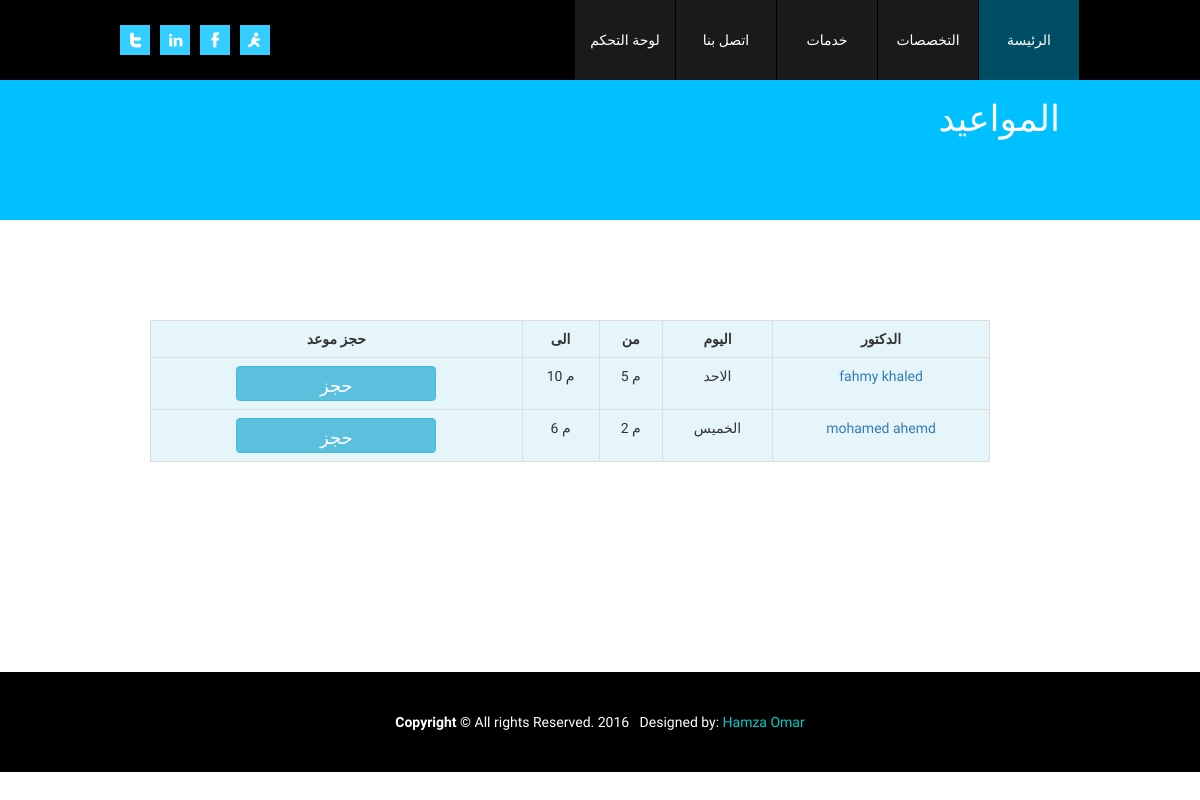
The app's page /sep_details.php?sep=5 with its own data.
### tables this page shows
CREATE TABLE `schedule` (
  `schedule_ID` int(11) NOT NULL,
  `Day` varchar(50) NOT NULL,
  `start` varchar(50) NOT NULL,
  `end` varchar(50) NOT NULL,
  `Date` date NOT NULL,
  `Doc_ID` varchar(11) NOT NULL,
  `Sepc_ID` varchar(11) NOT NULL
);

CREATE TABLE `doctors` (
  `Doc_ID` int(11) NOT NULL,
  `Name` varchar(50) NOT NULL,
  `achievement` text NOT NULL,
  `mobile` int(11) NOT NULL,
  `email` varchar(100) NOT NULL,
  `pic` varchar(200) NOT NULL,
  `Admin_ID` varchar(100) NOT NULL,
  `Sepc_ID` varchar(100) NOT NULL
);

### sep_details.php (the view, shortened to what this page needs)
<!DOCTYPE html PUBLIC "-//W3C//DTD XHTML 1.0 Transitional//EN" "http://www.w3.org/TR/xhtml1/DTD/xhtml1-transitional.dtd">
<html xmlns="http://www.w3.org/1999/xhtml">
<head>
<link href="css/style.css" rel="stylesheet" type="text/css" />
<link href="css/bootstrap.css" rel="stylesheet" type="text/css" />
</head>
 <?PHP include("include/template/header_&_navbar.php");  ?>
<div class="logo-sarch-wrap">
  <div class="logo-search-container">
    <div class="logo">
      <h1>المواعيد</h1>
    </div>
  </div>
</div>
<div class="page-wrapper">
  <div class="portfolio">
     <div style="background-color:rgba(0,153,204,.1); margin-bottom:150px; margin-top:40PX">
          <?PHP
			 mysqli_set_charset($con , 'UTF8');
			 $select_join = "
SELECT * FROM `schedule` JOIN `doctors` JOIN `specialties` WHERE `doctors`.Doc_ID =`schedule`.Doc_ID and
`specialties`.Sepc_ID = `schedule`.Sepc_ID AND `specialties`.Sepc_ID = '".$_SESSION['sepId']."'
			 ";
		$QUERY = mysqli_query($con,$select_join);
		if(mysqli_num_rows($QUERY) >0){
			?>
               <table class="table table-bordered table-hover " width="20%" height="20%">
                <tr>
                <th class="center"> حجز موعد</th>
                <th class="center">الى</th>
                <th class="center">من</th>
                <th class="center">اليوم</th>
                <th class="center">الدكتور</th>
                </tr>
            <?PHP
		while($result = mysqli_fetch_array($QUERY)){
			 ?>
                <tr>
                <td class="center">
                <button class='btn btn-info' id="book_button"><a href="#" id="book">حجز</a></button></td>
                <td class="center"> <?PHP echo $result['end'] ?> </td>
                <td class="center"> <?PHP echo $result['start'] ?> </td>
                <td class="center"> <?PHP echo $result['Day'] ?> </td>
                <td class="center">
             <a href="doctor_details.php?doc=<?PHP echo $result['Doc_ID'] ?>"> <?PHP echo $result['Name'] ?></a></td>
                </tr>
            <?PHP
			 }
			echo ' </table>';
		}
		  ?>
     </div>
    </div>
</div>
<?PHP include("include/template/footer.php");?>
</body>
</html>

### css/style.css (style rules this page uses)
* { margin:0; padding:0; font-family: 'Pontano Sans', sans-serif; }
body { background:#f1f1f1; }
a { text-decoration:none; color:#00c0ff; }
h1 { font-family: 'Oswald', sans-serif; color:#45303f; font-size:22px; font-weight:normal;text-transform:uppercase; }
.logo-sarch-wrap { width:100%; overflow:hidden; background-color:#00c0ff }
.logo-search-container { width:960px; margin:0 auto; height:140px; }
.logo { float:right; width:500px; height:140px; line-height:140px; }
.logo h1 { color:#ffffff; font-size:36px; text-transform:uppercase; font-weight:normal; float:right ; padding-right:20px }
.page-wrapper { width:960px; margin:0 auto; overflow:hidden; }
.portfolio { overflow:hidden; width:900px; padding:30px; background:#ffffff; margin-top:30px; }

### css/style2.css (style rules this page uses)
#book { text-decoration:none ; color:#fff ; font-size:large }
#book_button { width:200px ; height:35px }

### sep_details.php (style rules this page uses)
.center { text-align:center }
#book { text-decoration:none ; color:#fff ; font-size:large }
#book_button { width:200px ; height:35px }

### records on screen
schedule: end "10 م", start "5 م", Day "الاحد", Doc_ID.Name "fahmy khaled"
schedule: end "6 م", start "2 م", Day "الخميس", Doc_ID.Name "mohamed ahemd"
